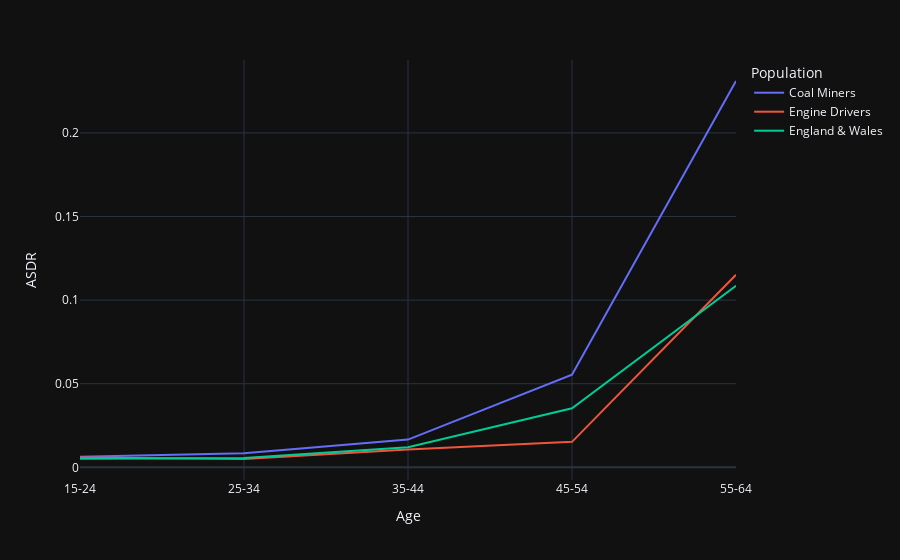

The code cell stored with this chart in its notebook:
### Code cell
# line chart showing the ASDR by population
# firstly, transform the data to long format
data_1_long = data_1.loc[data_1['age'] != 'total', ['age', 'coal_cdr', 'engine_cdr', 'ew_cdr']].melt(id_vars='age',
                                                                                                     value_vars=['coal_cdr', 'engine_cdr', 'ew_cdr'],
                                                                                                     var_name='population',
                                                                                                     value_name='asdr')

# plot the data
fig = px.line(data_1_long, x='age', y='asdr', color='population')
fig.update_yaxes(title='ASDR')
fig.update_xaxes(title='Age')
fig.update_legends(title='Population')
legend_text = {'coal_cdr':'Coal Miners', 'engine_cdr': 'Engine Drivers', 'ew_cdr': 'England & Wales'}
fig.for_each_trace(lambda t: t.update(name = legend_text[t.name],
                                      legendgroup = legend_text[t.name],
                                      hovertemplate = t.hovertemplate.replace(t.name, legend_text[t.name])
                                      )
                   )
fig.show()

### Figure 1 — Plotly figure (JSON) as saved in the notebook; plotly's stock layout.template omitted (floating-point values rounded to 4 significant figures)
{"data": [{"hovertemplate": "population=Coal Miners<br>age=%{x}<br>asdr=%{y}<extra></extra>", "legendgroup": "Coal Miners", "line": {"color": "#636efa", "dash": "solid"}, "marker": {"symbol": "circle"}, "mode": "lines", "name": "Coal Miners", "orientation": "v", "showlegend": true, "x": ["15-24", "25-34", "35-44", "45-54", "55-64"], "xaxis": "x", "y": [0.006342, 0.008465, 0.01658, 0.05537, 0.231], "yaxis": "y", "type": "scatter"}, {"hovertemplate": "population=Engine Drivers<br>age=%{x}<br>asdr=%{y}<extra></extra>", "legendgroup": "Engine Drivers", "line": {"color": "#EF553B", "dash": "solid"}, "marker": {"symbol": "circle"}, "mode": "lines", "name": "Engine Drivers", "orientation": "v", "showlegend": true, "x": ["15-24", "25-34", "35-44", "45-54", "55-64"], "xaxis": "x", "y": [0.005922, 0.004986, 0.01062, 0.01525, 0.1152], "yaxis": "y", "type": "scatter"}, {"hovertemplate": "population=England & Wales<br>age=%{x}<br>asdr=%{y}<extra></extra>", "legendgroup": "England & Wales", "line": {"color": "#00cc96", "dash": "solid"}, "marker": {"symbol": "circle"}, "mode": "lines", "name": "England & Wales", "orientation": "v", "showlegend": true, "x": ["15-24", "25-34", "35-44", "45-54", "55-64"], "xaxis": "x", "y": [0.005142, 0.005592, 0.01206, 0.03536, 0.1086], "yaxis": "y", "type": "scatter"}], "layout": {"xaxis": {"anchor": "y", "domain": [0.0, 1.0], "title": {"text": "Age"}}, "yaxis": {"anchor": "x", "domain": [0.0, 1.0], "title": {"text": "ASDR"}}, "legend": {"title": {"text": "Population"}, "tracegroupgap": 0}, "margin": {"t": 60}}}
